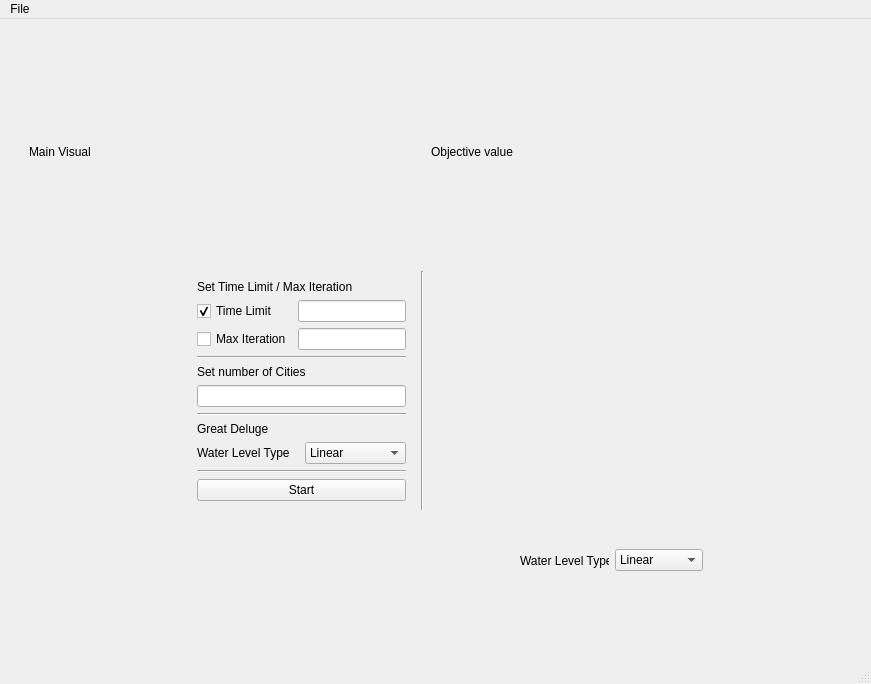
<?xml version="1.0" encoding="UTF-8"?>
<ui version="4.0">
 <class>MainWindow</class>
 <widget class="QMainWindow" name="MainWindow">
  <property name="geometry">
   <rect>
    <x>0</x>
    <y>0</y>
    <width>871</width>
    <height>684</height>
   </rect>
  </property>
  <property name="windowTitle">
   <string>MainWindow</string>
  </property>
  <widget class="QWidget" name="centralwidget">
   <widget class="QWidget" name="layoutWidget">
    <property name="geometry">
     <rect>
      <x>20</x>
      <y>20</y>
      <width>571</width>
      <height>471</height>
     </rect>
    </property>
    <layout class="QVBoxLayout" name="verticalLayout_2">
     <item>
      <layout class="QHBoxLayout" name="horizontalLayout" stretch="7,3">
       <item>
        <widget class="QWidget" name="widget_2" native="true">
         <property name="autoFillBackground">
          <bool>true</bool>
         </property>
         <layout class="QHBoxLayout" name="horizontalLayout_2">
          <item>
           <widget class="QLabel" name="label_2">
            <property name="text">
             <string>Main Visual</string>
            </property>
           </widget>
          </item>
         </layout>
        </widget>
       </item>
       <item>
        <widget class="QWidget" name="widget_3" native="true">
         <property name="autoFillBackground">
          <bool>true</bool>
         </property>
         <layout class="QVBoxLayout" name="verticalLayout_3">
          <item>
           <widget class="QLabel" name="label_4">
            <property name="text">
             <string>Objective value</string>
            </property>
           </widget>
          </item>
         </layout>
        </widget>
       </item>
      </layout>
     </item>
     <item>
      <layout class="QHBoxLayout" name="horizontalLayout_3">
       <item>
        <spacer name="horizontalSpacer_2">
         <property name="orientation">
          <enum>Qt::Orientation::Horizontal</enum>
         </property>
         <property name="sizeHint" stdset="0">
          <size>
           <width>40</width>
           <height>20</height>
          </size>
         </property>
        </spacer>
       </item>
       <item>
        <widget class="QWidget" name="widget" native="true">
         <layout class="QVBoxLayout" name="verticalLayout">
          <item>
           <widget class="QLabel" name="Time_Iteration_Label">
            <property name="text">
             <string>Set Time Limit / Max Iteration</string>
            </property>
           </widget>
          </item>
          <item>
           <layout class="QGridLayout" name="time_iner_gridLayout">
            <item row="1" column="0">
             <widget class="QCheckBox" name="iteration_checkbox">
              <property name="text">
               <string>Max Iteration</string>
              </property>
             </widget>
            </item>
            <item row="0" column="0">
             <widget class="QCheckBox" name="Time_checkbox">
              <property name="enabled">
               <bool>true</bool>
              </property>
              <property name="text">
               <string>Time Limit</string>
              </property>
              <property name="checked">
               <bool>true</bool>
              </property>
             </widget>
            </item>
            <item row="1" column="1">
             <widget class="QLineEdit" name="interation_line_edit">
              <property name="enabled">
               <bool>true</bool>
              </property>
              <property name="frame">
               <bool>true</bool>
              </property>
              <property name="readOnly">
               <bool>false</bool>
              </property>
              <property name="clearButtonEnabled">
               <bool>false</bool>
              </property>
             </widget>
            </item>
            <item row="0" column="1">
             <widget class="QLineEdit" name="time_lineEdit">
              <property name="enabled">
               <bool>true</bool>
              </property>
              <property name="clearButtonEnabled">
               <bool>false</bool>
              </property>
             </widget>
            </item>
           </layout>
          </item>
          <item>
           <widget class="Line" name="line_2">
            <property name="orientation">
             <enum>Qt::Orientation::Horizontal</enum>
            </property>
           </widget>
          </item>
          <item>
           <widget class="QLabel" name="label_6">
            <property name="text">
             <string>Set number of Cities</string>
            </property>
           </widget>
          </item>
          <item>
           <widget class="QLineEdit" name="lineEdit_3"/>
          </item>
          <item>
           <widget class="Line" name="line_3">
            <property name="orientation">
             <enum>Qt::Orientation::Horizontal</enum>
            </property>
           </widget>
          </item>
          <item>
           <widget class="QLabel" name="label_7">
            <property name="text">
             <string>Great Deluge</string>
            </property>
           </widget>
          </item>
          <item>
           <layout class="QGridLayout" name="gridLayout_2">
            <item row="0" column="1">
             <widget class="QComboBox" name="GD_dropdown">
              <item>
               <property name="text">
                <string>Linear</string>
               </property>
              </item>
              <item>
               <property name="text">
                <string>Exponential</string>
               </property>
              </item>
              <item>
               <property name="text">
                <string>Sinusodial</string>
               </property>
              </item>
             </widget>
            </item>
            <item row="0" column="0">
             <widget class="QLabel" name="label_3">
              <property name="text">
               <string>Water Level Type</string>
              </property>
             </widget>
            </item>
           </layout>
          </item>
          <item>
           <widget class="Line" name="line">
            <property name="orientation">
             <enum>Qt::Orientation::Horizontal</enum>
            </property>
           </widget>
          </item>
          <item>
           <widget class="QPushButton" name="pushButton">
            <property name="text">
             <string>Start</string>
            </property>
           </widget>
          </item>
         </layout>
        </widget>
       </item>
       <item>
        <widget class="Line" name="line_4">
         <property name="orientation">
          <enum>Qt::Orientation::Vertical</enum>
         </property>
        </widget>
       </item>
       <item>
        <spacer name="horizontalSpacer">
         <property name="orientation">
          <enum>Qt::Orientation::Horizontal</enum>
         </property>
         <property name="sizeHint" stdset="0">
          <size>
           <width>40</width>
           <height>20</height>
          </size>
         </property>
        </spacer>
       </item>
      </layout>
     </item>
    </layout>
   </widget>
   <widget class="QWidget" name="">
    <property name="geometry">
     <rect>
      <x>520</x>
      <y>530</y>
      <width>183</width>
      <height>23</height>
     </rect>
    </property>
    <layout class="QHBoxLayout" name="horizontalLayout_4">
     <item>
      <widget class="QLabel" name="label_5">
       <property name="text">
        <string>Water Level Type</string>
       </property>
      </widget>
     </item>
     <item>
      <widget class="QComboBox" name="GD_dropdown_2">
       <item>
        <property name="text">
         <string>Linear</string>
        </property>
       </item>
       <item>
        <property name="text">
         <string>Exponential</string>
        </property>
       </item>
       <item>
        <property name="text">
         <string>Sinusodial</string>
        </property>
       </item>
      </widget>
     </item>
    </layout>
   </widget>
  </widget>
  <widget class="QMenuBar" name="menubar">
   <property name="geometry">
    <rect>
     <x>0</x>
     <y>0</y>
     <width>871</width>
     <height>33</height>
    </rect>
   </property>
   <widget class="QMenu" name="menuFile">
    <property name="title">
     <string>File</string>
    </property>
   </widget>
   <addaction name="menuFile"/>
  </widget>
  <widget class="QStatusBar" name="statusbar"/>
 </widget>
 <resources/>
 <connections/>
</ui>
